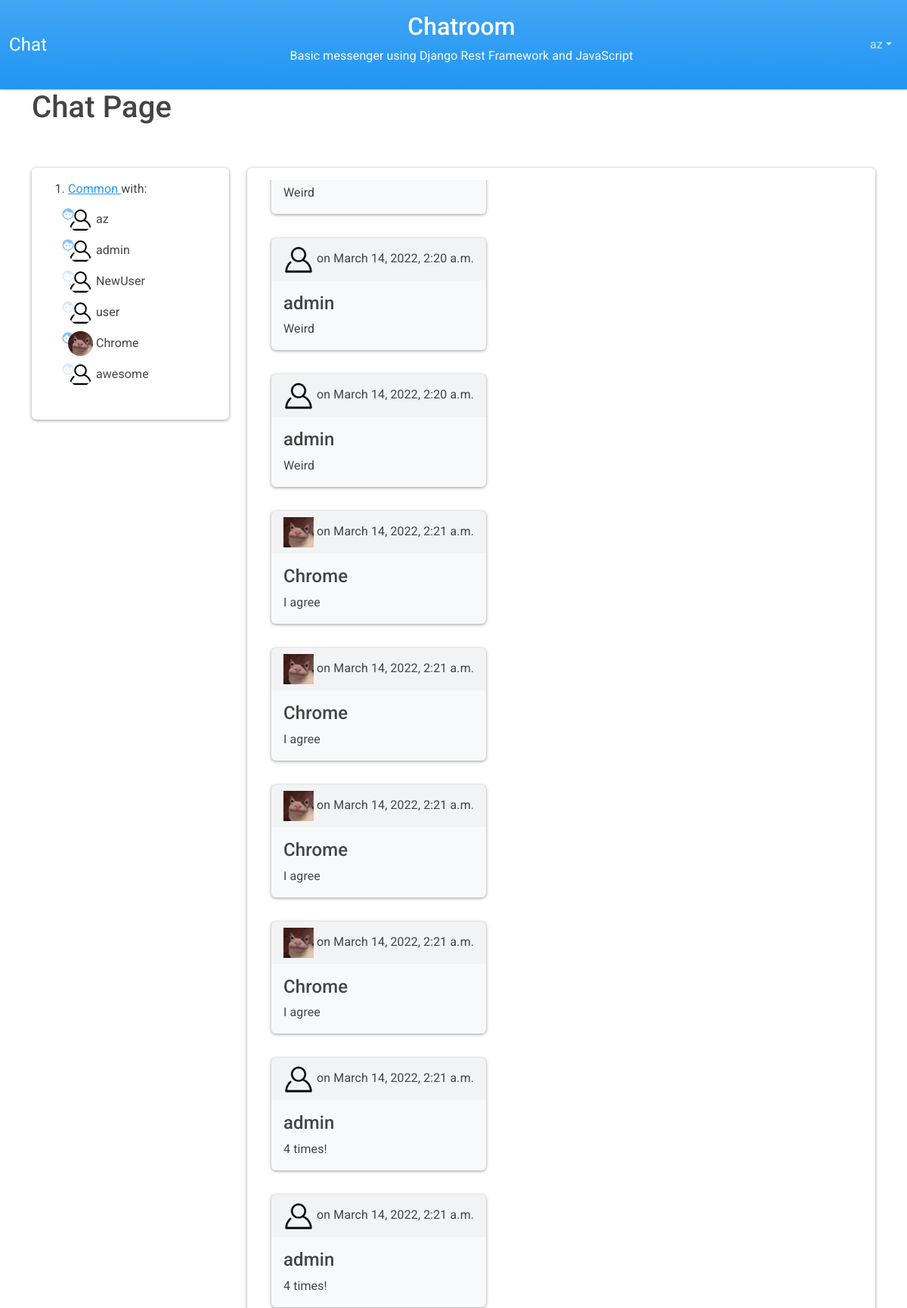
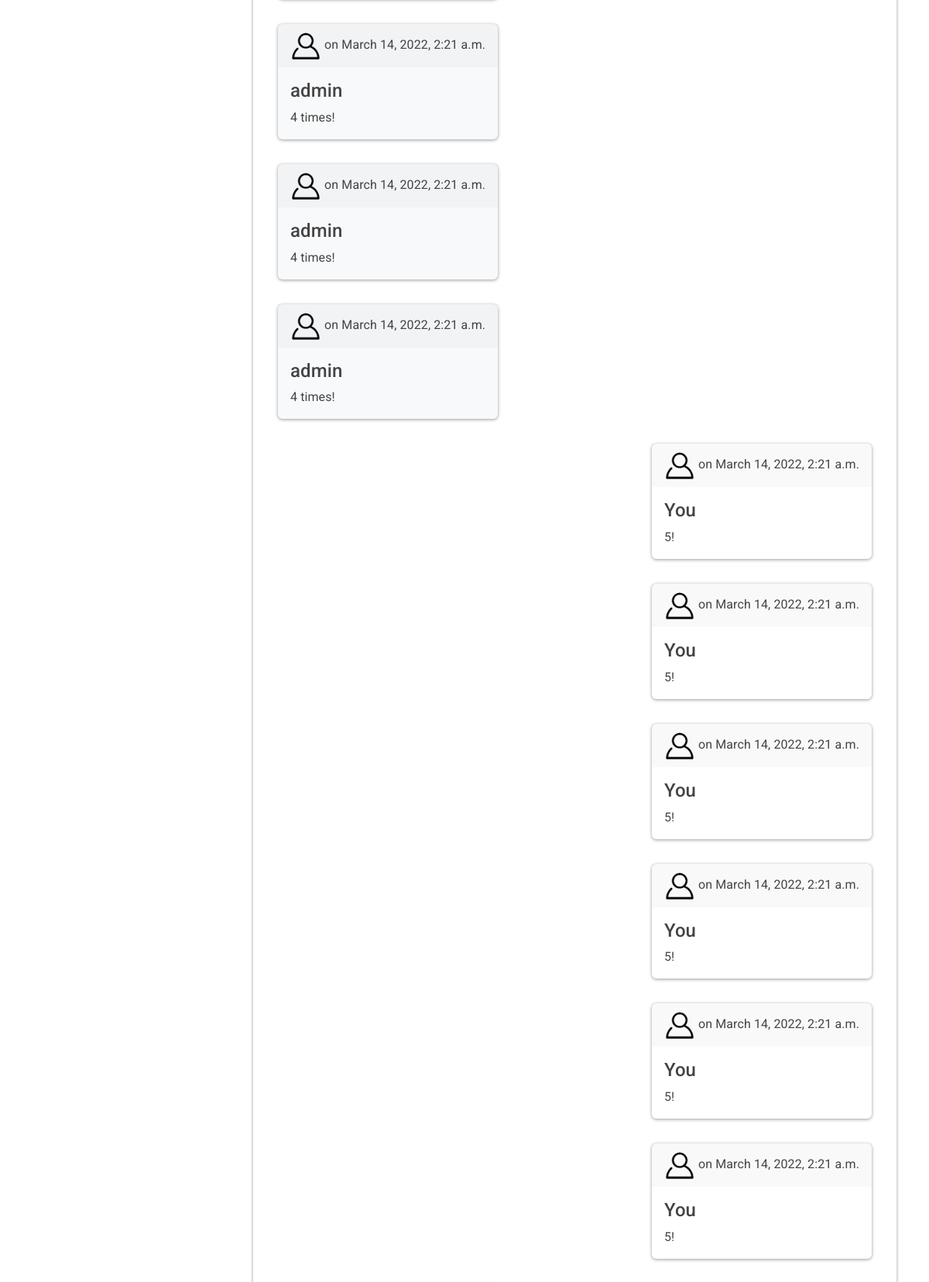
The app's page / (signed in, upper part) with its own data (2 pictures, top to bottom).
### api/models.py (models this page shows, shortened)
class Room(models.Model):
    owner = models.ForeignKey(
        User, related_name='owner', on_delete=models.CASCADE, default=User)
    room_name = models.CharField(
        max_length=32, default='common')
    members = models.ManyToManyField(
        User, related_name='members', blank=False, default=owner)
    class Meta:
        ordering = ('pk', 'owner',)

class Message(models.Model):
    sender = models.ForeignKey(
        User, on_delete=models.CASCADE, related_name='sender')
    message = models.CharField(max_length=1200)
    timestamp = models.DateTimeField(auto_now_add=True)
    is_read = models.BooleanField(default=False)
    room = models.ForeignKey(Room, on_delete=models.CASCADE,
                             related_name='room'
                             )
    def __str__(self):
        return self.message
    class Meta:
        ordering = ('timestamp',)

### user/models.py (models this page shows, shortened)
class Profile(models.Model):
    user = models.OneToOneField(
        User, related_name='profile', on_delete=models.CASCADE)
    avatar = models.ImageField(
        default='img/profile/default.png', upload_to='img/profile')
    bio = models.TextField()
    is_online = models.BooleanField(default=False)

### chat/views.py (the view)
# urls.py: path('', views.main_view, name='main'),
def main_view(request, room_name='common'):
    if not request.user.is_authenticated:
        return redirect('index')
    room = get_room(request, room_name)
    room.members.set(User.objects.all())
    rooms = Room.objects.filter(room_name=room_name)
    messages = Message.objects.filter(room__room_name=room_name)
    if request.method == "GET":
        return render(request, 'chat/chat.html',
                      {'users': User.objects.all(),
                       'messages': messages,
                       'room_name': room_name,
                       'room': room,
                       'rooms': rooms,
                       })

### chat/views.py (called while the page is built)
def get_room(request, room_name):
    if not Room.objects.filter(room_name=room_name).exists():
        room = Room.objects.create(room_name=room_name, owner=request.user)
    else:
        room = Room.objects.get(room_name=room_name)
    return room

### templates/chat/chat.html (shortened to what this page needs)
{% extends 'chat/index.html' %}
{% load static %}
{% block content %}
<h1>
  Chat Page
</h1>
<div class="section py-5">
  <div class="row">
    <div class="col-3">
      <div class="card p-3 ">
        <ol>
          {% for room in rooms %}
          {% if request.user in room.members.all %}
          <li>
            <a href="{%url 'chat' room.room_name  %}">
              {{room.room_name | capfirst}}
            </a> with:
            <div class="chats py-2">
              {% for user in room.members.all %}
              <div class="chat-members py-1">
                <div class="avatar">
                  <div class="status">
                    {% if user.profile.is_online %}
                    <i title="{{user}} is online" class="material-icons md-dark md-18 tooltip">face</i>
                    {% else %}
                    <i title="{{user}} is offline"
                      class="material-icons md-dark md-18   md-inactive circle tooltip">face</i>
                    {% endif %}
                  </div>
                </div>
                <img id="{{user.id}}" src="{% static  user.profile.avatar.url %}" class="rounded-circle avatar col-2">
                <span class="chat-member col-6">
                  {{user}}
                </span>
              </div>
              {% endfor %}
            </div>
          </li>
          {% endif %}
          {% endfor %}
        </ol>
      </div>
    </div>
    <div class="col-9">
      <div class="card p-3 ">
        <div class="" style="height: 75vh;">
          {% block messages %}
          {% include 'chat/messages.html'%}
          {% endblock %}
        </div>
      </div>
    </div>
  </div>
</div>
{% endblock %}

### templates/chat/navbar.html (shortened to what this page needs)
<nav class="navbar navbar-expand-lg navbar-dark bg-primary">
  <div class="container-fluid  justify-content-between">
    <div class="collapse navbar-collapse flex-grow-0" id="navbarColor01">
      <a href="{% url 'main' %}" class="navbar-brand">Chat</a>
    </div>
    <div class="text-center text-light ">
      <a href="{% url 'main' %}" class="text-white text-decoration-none ">
        <h2 class="mx-auto">Chatroom</h2>
      </a>
      <p class="mx-auto">Basic messenger using Django Rest Framework and JavaScript</p>
    </div>
    <div class="d-flex">
      {% if request.user.is_authenticated %}
      <ul class="navbar-nav me-auto">
        <li class="nav-item dropdown">
          <a class="nav-link dropdown-toggle" data-bs-toggle="dropdown" href="#" role="button" aria-haspopup="true"
            aria-expanded="false">{{ request.user.username }}</a>
        </li>
      </ul>
      {% endif %}
    </div>
  </div>
</nav>

### templates/chat/messages.html (shortened to what this page needs)
{% load static %}
{% block messages %}
<div id="board" class="d-flex flex-column h-100 overflow-auto">
  {% for message in messages %}
  {% if message.sender == request.user %}
  <div class="card bg-secondary m-3  align-self-end">
    <div class="card-header">
      <img class="avatar" src="{% static message.sender.profile.avatar.url %}" alt="{{message.sender}}">
      <span class="timestamp">on {{ message.timestamp }}</span>
    </div>
    <div class="card-body">
      <h4 class="card-title">You</h4>
      <p class="card-text">{{ message }}
      </p>
    </div>
  </div>
  {% else %}
  <div class="card bg-light m-3  align-self-start">
    <div class="card-header">
      <img class="avatar" src="{% static message.sender.profile.avatar.url %}" alt="{{message.sender}}">
      <span class="timestamp">on {{ message.timestamp }}</span>
    </div>
    <div class="card-body">
      <h4 class="card-title">{{message.sender}}</h4>
      <p class="card-text">{{ message }}
      </p>
    </div>
  </div>
  {% endif %}
  {% endfor %}
</div>
{% endblock %}

### static/css/style.css (style rules this page uses)
.material-icons.md-18 { font-size: 18px; }
.material-icons.md-dark { color: #2e9cf399; }
.material-icons.md-dark.md-inactive { color: #2e9cf333; }
.avatar { position: relative; }
.status { position: absolute; left: -1ch; top: 0; }
.avatar { max-width: 2.5em; }
.tooltip { opacity: 1 !important; }

### records on screen
Room: room_name "Common"
Message: message "Weird"
Message: sender.avatar (placeholder picture), timestamp "March 14, 2022, 2:20 a.m.", sender "admin", message "Weird"
Message: sender.avatar (placeholder picture), timestamp "March 14, 2022, 2:20 a.m.", sender "admin", message "Weird"
Message: sender.avatar (picture), timestamp "March 14, 2022, 2:21 a.m.", sender "Chrome", message "I agree"
Message: sender.avatar (picture), timestamp "March 14, 2022, 2:21 a.m.", sender "Chrome", message "I agree"
Message: sender.avatar (picture), timestamp "March 14, 2022, 2:21 a.m.", sender "Chrome", message "I agree"
Message: sender.avatar (picture), timestamp "March 14, 2022, 2:21 a.m.", sender "Chrome", message "I agree"
Message: sender.avatar (placeholder picture), timestamp "March 14, 2022, 2:21 a.m.", sender "admin", message "4 times!"
Message: sender.avatar (placeholder picture), timestamp "March 14, 2022, 2:21 a.m.", sender "admin", message "4 times!"
Message: sender.avatar (placeholder picture), timestamp "March 14, 2022, 2:21 a.m.", sender "admin", message "4 times!"
Message: sender.avatar (placeholder picture), timestamp "March 14, 2022, 2:21 a.m.", sender "admin", message "4 times!"
Message: sender.avatar (placeholder picture), timestamp "March 14, 2022, 2:21 a.m.", sender "admin", message "4 times!"
Message: sender.avatar (placeholder picture), timestamp "March 14, 2022, 2:21 a.m.", message "5!"
Message: sender.avatar (placeholder picture), timestamp "March 14, 2022, 2:21 a.m.", message "5!"
Message: sender.avatar (placeholder picture), timestamp "March 14, 2022, 2:21 a.m.", message "5!"
Message: sender.avatar (placeholder picture), timestamp "March 14, 2022, 2:21 a.m.", message "5!"
Message: sender.avatar (placeholder picture), timestamp "March 14, 2022, 2:21 a.m.", message "5!"
Message: sender.avatar (placeholder picture), timestamp "March 14, 2022, 2:21 a.m.", message "5!"

### other values on screen
{{ request.user.username }} "az"
{{ user }} "az"
{{ user }} "admin"
{{ user }} "NewUser"
{{ user }} "user"
{{ user }} "Chrome"
{{ user }} "awesome"
